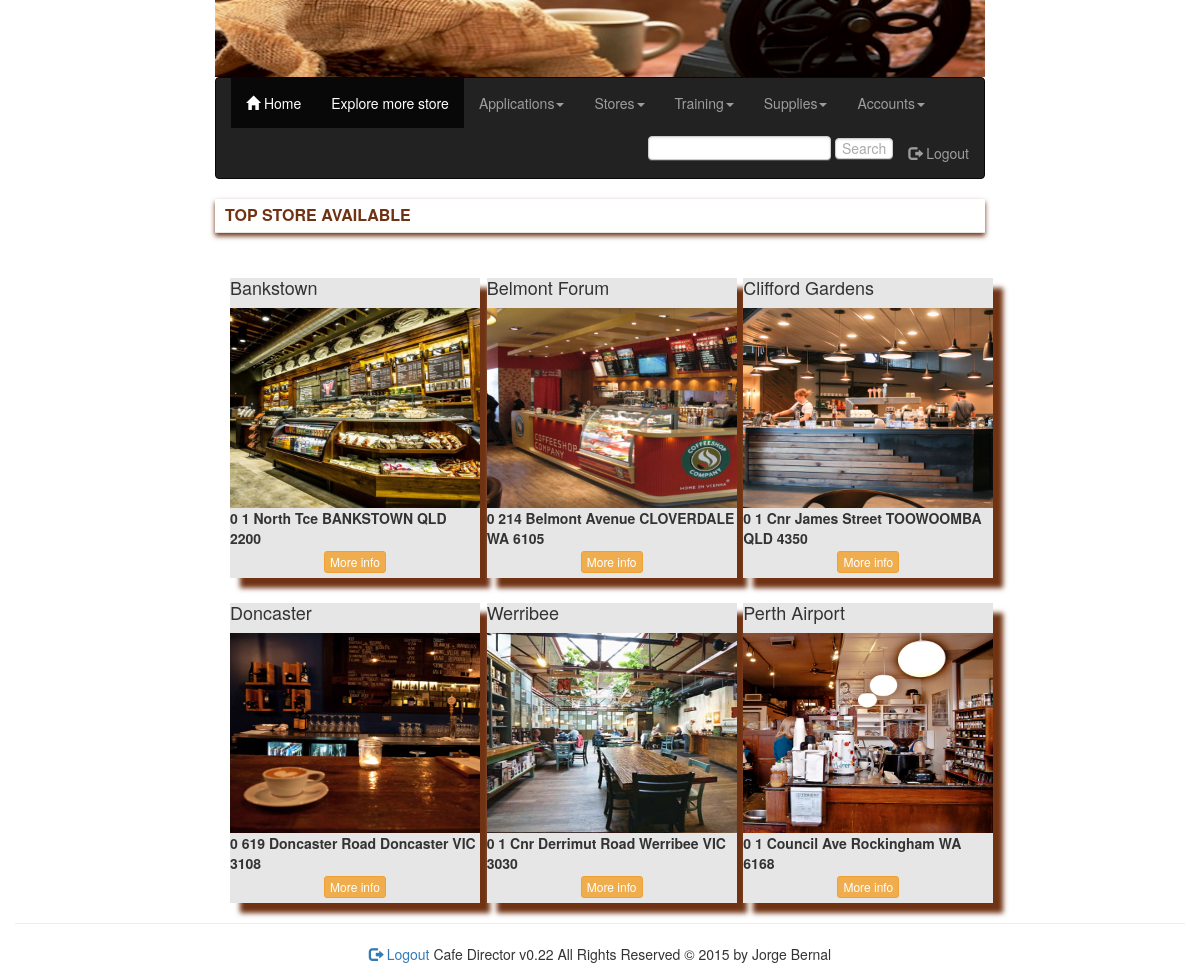
/inc/home.php (signed in), run on the app's committed database.
### tables this page shows
CREATE TABLE IF NOT EXISTS `stores` (
  `storeID` int(11) NOT NULL AUTO_INCREMENT,
  `namestore` varchar(128) NOT NULL,
  `unit` int(11) NOT NULL,
  `streetnumber` int(11) NOT NULL,
  `streetname` varchar(128) NOT NULL,
  `suburb` varchar(128) NOT NULL,
  `state` varchar(16) NOT NULL,
  `postcode` int(11) NOT NULL,
  `website` varchar(128) NOT NULL,
  `email` varchar(128) NOT NULL,
  `phone1` int(11) NOT NULL,
  `phone2` int(11) NOT NULL,
  `join_datestamp` datetime NOT NULL,
  `update_datestamp` datetime NOT NULL,
  `img_path` varchar(128) NOT NULL,
  `store_description` varchar(1000) NOT NULL,
  `store_status` varchar(32) NOT NULL,
  `franchise_available` varchar(32) NOT NULL,
  PRIMARY KEY (`storeID`)
);

### inc/home.php (the view, shortened to what this page needs)
<?php
include ('../inc/header.php');
?>
<?php
$sql = "SELECT * FROM stores WHERE franchise_available='yes' ORDER BY update_datestamp DESC LIMIT 6";
$result = mysqli_query($conn, $sql);
?>
<legend>TOP STORE AVAILABLE </legend>
                    <?php
                        foreach ($result as $row) {
                    ?>
                              <div class="col-xs-12 col-sm-6 col-lg-4">
																	<div class="box_medium_square">
                                    <h4><?php echo $row['namestore']; ?></h4>
                                    <img  src="<?php echo $row['img_path']; ?>"  style="width:250px;height:200px;" alt="Home"  />
                                    <b><?php echo $row['unit']." ".$row['streetnumber']." ".$row['streetname']." ".$row['suburb']." ".$row['state']." ".$row['postcode']; ?>
																		</b>
																						 <div id="btn_action">
			 																						<form name="store_info" id="store_info" method="post" action="store_info.php" >
			 																							<button type="submit" class="btn btn-warning btn-xs" id="store_info" name="store_info">More info</button>
			 																						</form>
			 																			</div>
                              </div>
                            </div>
                      <?php
                        }
                      ?>
	<?php
	include ('../inc/footer.php');
	?>

### css/styles.css (style rules this page uses)
form { display: inline; }
#btn_action { text-align:center; padding: 2px 4px 3px 4px; }
.box_medium_square { position: relative; margin-right: 25px; margin-top: 25px; width: 250px; height: 300px; background-color: #E6E6E6; box-shadow: 10px 10px 5px #6F3213; }
legend { color:#6F3213; font-size:16px; background:#fff; box-shadow: 0 3px 5px #6F3213; padding:5px 10px; text-transform:uppercase; font-weight:bold; }

### data on the page
stores: namestore "Bankstown", img_path (picture), unit "0", streetnumber "1", streetname "North Tce", suburb "BANKSTOWN", state "QLD", postcode "2200"
stores: namestore "Belmont Forum", img_path (picture), unit "0", streetnumber "214", streetname "Belmont Avenue", suburb "CLOVERDALE", state "WA", postcode "6105"
stores: namestore "Clifford Gardens", img_path (picture), unit "0", streetnumber "1", streetname "Cnr James Street", suburb "TOOWOOMBA", state "QLD", postcode "4350"
stores: namestore "Doncaster", img_path (picture), unit "0", streetnumber "619", streetname "Doncaster Road", suburb "Doncaster", state "VIC", postcode "3108"
stores: namestore "Werribee", img_path (picture), unit "0", streetnumber "1", streetname "Cnr Derrimut Road", suburb "Werribee", state "VIC", postcode "3030"
stores: namestore "Perth Airport", img_path (picture), unit "0", streetnumber "1", streetname "Council Ave", suburb "Rockingham", state "WA", postcode "6168"
